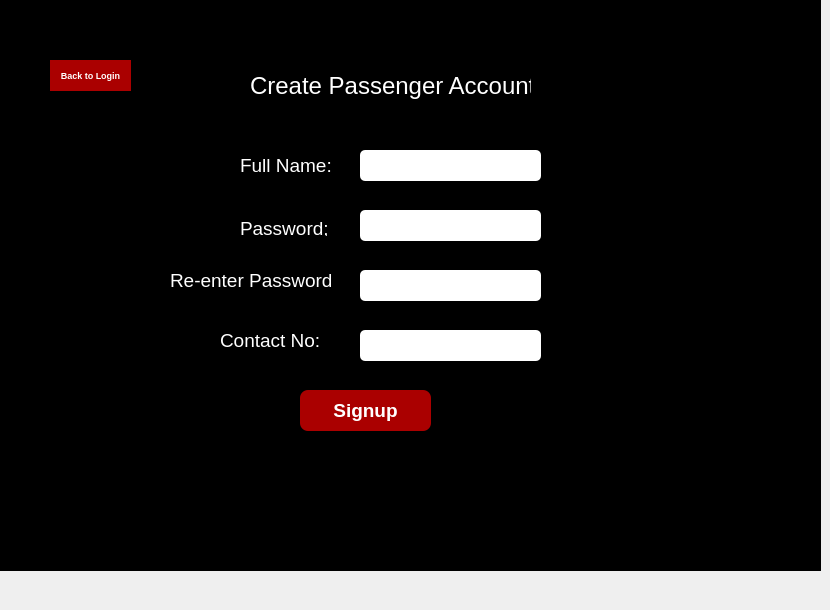
    <widget class="QWidget" name="signuppass">
     <widget class="QLabel" name="label_6">
      <property name="geometry">
       <rect>
        <x>250</x>
        <y>50</y>
        <width>281</width>
        <height>71</height>
       </rect>
      </property>
      <property name="font">
       <font>
        <pointsize>18</pointsize>
       </font>
      </property>
      <property name="styleSheet">
       <string notr="true">color: rgb(255, 255, 255);
</string>
      </property>
      <property name="text">
       <string>Create Passenger Account</string>
      </property>
     </widget>
     <widget class="QLabel" name="label_8">
      <property name="geometry">
       <rect>
        <x>240</x>
        <y>150</y>
        <width>91</width>
        <height>31</height>
       </rect>
      </property>
      <property name="font">
       <font>
        <pointsize>14</pointsize>
       </font>
      </property>
      <property name="styleSheet">
       <string notr="true">color: rgb(255, 255, 255);</string>
      </property>
      <property name="text">
       <string>Full Name:</string>
      </property>
     </widget>
     <widget class="QLabel" name="label_16">
      <property name="geometry">
       <rect>
        <x>240</x>
        <y>220</y>
        <width>91</width>
        <height>16</height>
       </rect>
      </property>
      <property name="font">
       <font>
        <pointsize>14</pointsize>
       </font>
      </property>
      <property name="styleSheet">
       <string notr="true">color: rgb(255, 255, 255);</string>
      </property>
      <property name="text">
       <string>Password;</string>
      </property>
     </widget>
     <widget class="QLabel" name="label_9">
      <property name="geometry">
       <rect>
        <x>220</x>
        <y>330</y>
        <width>101</width>
        <height>21</height>
       </rect>
      </property>
      <property name="font">
       <font>
        <pointsize>14</pointsize>
       </font>
      </property>
      <property name="styleSheet">
       <string notr="true">color: rgb(255, 255, 255);</string>
      </property>
      <property name="text">
       <string>Contact No:</string>
      </property>
     </widget>
     <widget class="QLabel" name="label_17">
      <property name="geometry">
       <rect>
        <x>170</x>
        <y>270</y>
        <width>161</width>
        <height>20</height>
       </rect>
      </property>
      <property name="font">
       <font>
        <pointsize>14</pointsize>
       </font>
      </property>
      <property name="styleSheet">
       <string notr="true">color: rgb(255, 255, 255);</string>
      </property>
      <property name="text">
       <string>Re-enter Password:</string>
      </property>
     </widget>
     <widget class="QTextEdit" name="namepass">
      <property name="geometry">
       <rect>
        <x>360</x>
        <y>150</y>
        <width>181</width>
        <height>31</height>
       </rect>
      </property>
      <property name="styleSheet">
       <string notr="true">background-color: rgb(255, 255, 255);
border-radius: 5px;
border-color: black;
</string>
      </property>
      <property name="html">
       <string>&lt;!DOCTYPE HTML PUBLIC &quot;-//W3C//DTD HTML 4.0//EN&quot; &quot;http://www.w3.org/TR/REC-html40/strict.dtd&quot;&gt;
&lt;html&gt;&lt;head&gt;&lt;meta name=&quot;qrichtext&quot; content=&quot;1&quot; /&gt;&lt;style type=&quot;text/css&quot;&gt;
p, li { white-space: pre-wrap; }
&lt;/style&gt;&lt;/head&gt;&lt;body style=&quot; font-family:'MS Shell Dlg 2'; font-size:8.25pt; font-weight:400; font-style:normal;&quot;&gt;
&lt;p style=&quot;-qt-paragraph-type:empty; margin-top:0px; margin-bottom:0px; margin-left:0px; margin-right:0px; -qt-block-indent:0; text-indent:0px; font-family:'Segoe UI'; font-size:9pt;&quot;&gt;&lt;br /&gt;&lt;/p&gt;&lt;/body&gt;&lt;/html&gt;</string>
      </property>
      <property name="placeholderText">
       <string/>
      </property>
     </widget>
     <widget class="QTextEdit" name="passpass">
      <property name="geometry">
       <rect>
        <x>360</x>
        <y>210</y>
        <width>181</width>
        <height>31</height>
       </rect>
      </property>
      <property name="styleSheet">
       <string notr="true">background-color: rgb(255, 255, 255);
border-radius: 5px;
border-color: black;
</string>
      </property>
      <property name="html">
       <string>&lt;!DOCTYPE HTML PUBLIC &quot;-//W3C//DTD HTML 4.0//EN&quot; &quot;http://www.w3.org/TR/REC-html40/strict.dtd&quot;&gt;
&lt;html&gt;&lt;head&gt;&lt;meta name=&quot;qrichtext&quot; content=&quot;1&quot; /&gt;&lt;style type=&quot;text/css&quot;&gt;
p, li { white-space: pre-wrap; }
&lt;/style&gt;&lt;/head&gt;&lt;body style=&quot; font-family:'MS Shell Dlg 2'; font-size:8.25pt; font-weight:400; font-style:normal;&quot;&gt;
&lt;p style=&quot;-qt-paragraph-type:empty; margin-top:0px; margin-bottom:0px; margin-left:0px; margin-right:0px; -qt-block-indent:0; text-indent:0px; font-family:'Segoe UI'; font-size:9pt;&quot;&gt;&lt;br /&gt;&lt;/p&gt;&lt;/body&gt;&lt;/html&gt;</string>
      </property>
      <property name="placeholderText">
       <string/>
      </property>
     </widget>
     <widget class="QTextEdit" name="repasspass">
      <property name="geometry">
       <rect>
        <x>360</x>
        <y>270</y>
        <width>181</width>
        <height>31</height>
       </rect>
      </property>
      <property name="styleSheet">
       <string notr="true">background-color: rgb(255, 255, 255);
border-radius: 5px;
border-color: black;
</string>
      </property>
      <property name="html">
       <string>&lt;!DOCTYPE HTML PUBLIC &quot;-//W3C//DTD HTML 4.0//EN&quot; &quot;http://www.w3.org/TR/REC-html40/strict.dtd&quot;&gt;
&lt;html&gt;&lt;head&gt;&lt;meta name=&quot;qrichtext&quot; content=&quot;1&quot; /&gt;&lt;style type=&quot;text/css&quot;&gt;
p, li { white-space: pre-wrap; }
&lt;/style&gt;&lt;/head&gt;&lt;body style=&quot; font-family:'MS Shell Dlg 2'; font-size:8.25pt; font-weight:400; font-style:normal;&quot;&gt;
&lt;p style=&quot;-qt-paragraph-type:empty; margin-top:0px; margin-bottom:0px; margin-left:0px; margin-right:0px; -qt-block-indent:0; text-indent:0px; font-family:'Segoe UI'; font-size:9pt;&quot;&gt;&lt;br /&gt;&lt;/p&gt;&lt;/body&gt;&lt;/html&gt;</string>
      </property>
      <property name="placeholderText">
       <string/>
      </property>
     </widget>
     <widget class="QTextEdit" name="contactpass">
      <property name="geometry">
       <rect>
        <x>360</x>
        <y>330</y>
        <width>181</width>
        <height>31</height>
       </rect>
      </property>
      <property name="styleSheet">
       <string notr="true">background-color: rgb(255, 255, 255);
border-radius: 5px;
border-color: black;
</string>
      </property>
      <property name="html">
       <string>&lt;!DOCTYPE HTML PUBLIC &quot;-//W3C//DTD HTML 4.0//EN&quot; &quot;http://www.w3.org/TR/REC-html40/strict.dtd&quot;&gt;
&lt;html&gt;&lt;head&gt;&lt;meta name=&quot;qrichtext&quot; content=&quot;1&quot; /&gt;&lt;style type=&quot;text/css&quot;&gt;
p, li { white-space: pre-wrap; }
&lt;/style&gt;&lt;/head&gt;&lt;body style=&quot; font-family:'MS Shell Dlg 2'; font-size:8.25pt; font-weight:400; font-style:normal;&quot;&gt;
&lt;p style=&quot;-qt-paragraph-type:empty; margin-top:0px; margin-bottom:0px; margin-left:0px; margin-right:0px; -qt-block-indent:0; text-indent:0px; font-family:'Segoe UI'; font-size:9pt;&quot;&gt;&lt;br /&gt;&lt;/p&gt;&lt;/body&gt;&lt;/html&gt;</string>
      </property>
      <property name="placeholderText">
       <string/>
      </property>
     </widget>
     <widget class="QPushButton" name="signuppassbtn">
      <property name="geometry">
       <rect>
        <x>300</x>
        <y>390</y>
        <width>131</width>
        <height>41</height>
       </rect>
      </property>
      <property name="font">
       <font>
        <pointsize>14</pointsize>
        <weight>75</weight>
        <bold>true</bold>
       </font>
      </property>
      <property name="styleSheet">
       <string notr="true">color: rgb(255, 255, 255);
background-color: rgb(170, 0, 0);
border-radius: 8px;
border-color: black;

</string>
      </property>
      <property name="text">
       <string>Signup</string>
      </property>
     </widget>
     <widget class="QLabel" name="label_7">
      <property name="geometry">
       <rect>
        <x>0</x>
        <y>-30</y>
        <width>821</width>
        <height>601</height>
       </rect>
      </property>
      <property name="styleSheet">
       <string notr="true">color: rgb(0, 0, 0);
background-color: rgb(0, 0, 0);</string>
      </property>
      <property name="text">
       <string/>
      </property>
     </widget>
     <widget class="QLabel" name="errorlabel_2">
      <property name="geometry">
       <rect>
        <x>230</x>
        <y>420</y>
        <width>191</width>
        <height>31</height>
       </rect>
      </property>
      <property name="font">
       <font>
        <pointsize>10</pointsize>
       </font>
      </property>
      <property name="styleSheet">
       <string notr="true">color: rgb(255, 255, 255);
</string>
      </property>
      <property name="text">
       <string/>
      </property>
     </widget>
     <widget class="QPushButton" name="backtopasslogin">
      <property name="geometry">
       <rect>
        <x>50</x>
        <y>60</y>
        <width>81</width>
        <height>31</height>
       </rect>
      </property>
      <property name="font">
       <font>
        <pointsize>7</pointsize>
        <weight>75</weight>
        <bold>true</bold>
       </font>
      </property>
      <property name="styleSheet">
       <string notr="true">color: rgb(255, 255, 255);
background-color: rgb(170, 0, 0);
border-radius: 0px;
border-color: black;

</string>
      </property>
      <property name="text">
       <string>Back to Login</string>
      </property>
     </widget>
     <widget class="QLabel" name="errorlabel_5">
      <property name="geometry">
       <rect>
        <x>230</x>
        <y>450</y>
        <width>191</width>
        <height>31</height>
       </rect>
      </property>
      <property name="font">
       <font>
        <pointsize>10</pointsize>
       </font>
      </property>
      <property name="styleSheet">
       <string notr="true">color: rgb(255, 255, 255);
</string>
      </property>
      <property name="text">
       <string/>
      </property>
     </widget>
     <widget class="QLabel" name="errorlabel_6">
      <property name="geometry">
       <rect>
        <x>230</x>
        <y>480</y>
        <width>191</width>
        <height>31</height>
       </rect>
      </property>
      <property name="font">
       <font>
        <pointsize>10</pointsize>
       </font>
      </property>
      <property name="styleSheet">
       <string notr="true">color: rgb(255, 255, 255);
</string>
      </property>
      <property name="text">
       <string/>
      </property>
     </widget>
     <zorder>label_7</zorder>
     <zorder>label_6</zorder>
     <zorder>label_8</zorder>
     <zorder>label_16</zorder>
     <zorder>label_9</zorder>
     <zorder>label_17</zorder>
     <zorder>namepass</zorder>
     <zorder>passpass</zorder>
     <zorder>repasspass</zorder>
     <zorder>contactpass</zorder>
     <zorder>signuppassbtn</zorder>
     <zorder>errorlabel_2</zorder>
     <zorder>backtopasslogin</zorder>
     <zorder>errorlabel_5</zorder>
     <zorder>errorlabel_6</zorder>
    </widget>
